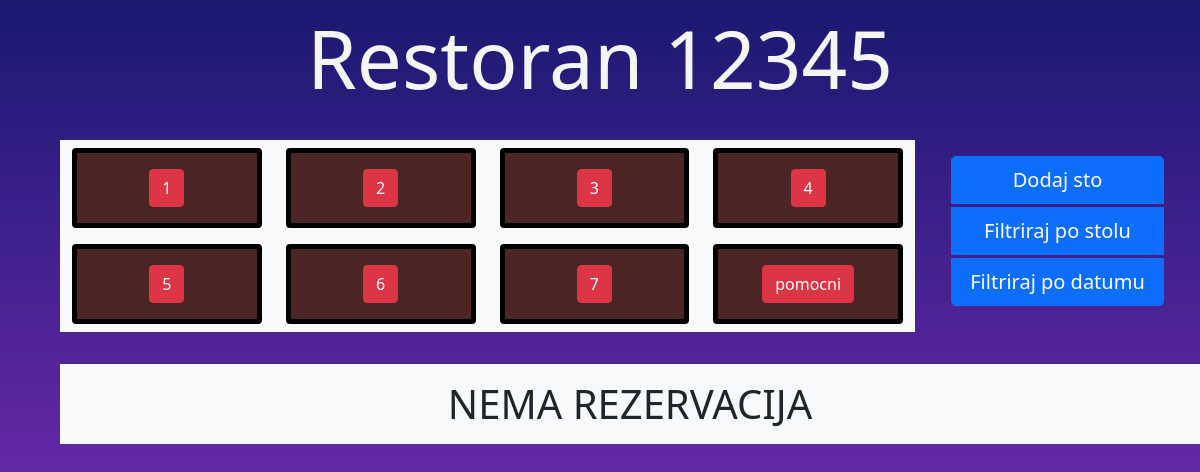
The page /home.php (signed in) on the database its author committed.
### tables this page shows
CREATE TABLE `stolovi` (
  `stoID` int(16) NOT NULL,
  `naziv` varchar(64) NOT NULL,
  `brMesta` int(8) NOT NULL
);

### model/stolovi.php (called while the page is built, shortened)
<?php
class Stolovi {
    public static function getAll(mysqli $conn)
    {
        $q = "SELECT * FROM stolovi";
        return $conn->query($q);
    }
}
?>

### home.php (the view, shortened to what this page needs)
<?php
require "dbBroker.php";
require "model/stolovi.php";
$resultSto = Stolovi::getAll($conn);
?>
<!DOCTYPE html>
<html lang="en">
<head>
    <link href="https://cdn.jsdelivr.net/npm/bootstrap@5.0.2/dist/css/bootstrap.min.css" rel="stylesheet">
    <link rel="stylesheet" href="css/style.css">
</head>
<body>
    <div class="container text-center">
        <h1 style="color:whitesmoke" class="display-1">Restoran 12345</h1>
    </div>
    <div class="container-fluid">
        <div class="row ms-5 pt-3 justify-content-lg-center">
            <div class="col-lg-9 border-4 bg-light rounded-5">
                <div class="row">
                    <?php
                        while ($redSto = $resultSto->fetch_array()) {
                    ?>
                    <div class="col-lg-3 mt-2 mb-2">
                        <div class="card d-flex">
                            <div class="card-body align-items-center d-flex justify-content-center">
                                <button type="button" id="<?php echo $redSto["naziv"]?>" onClick="reply_click(this.id)" class="btn btn-danger nazivSto" data-bs-toggle="modal" data-bs-target="#staticBackdrop">
                                        <?php echo $redSto["naziv"];
                                        ?>
                                </button>
                            </div>
                        </div>
                    </div>
                    <?php } ?>
                </div>
            </div>
            <div class="col pt-3">
                <div class="container-fluid">
                    <div class="d-grid gap-2 col mx-auto">
                    <div class="btn-group-vertical" role="group" aria-label="Basic example">
                        <button type="button" class="btn btn-primary mb-1 btn-lg">Dodaj sto</button>
                        <button type="button" class="btn btn-primary mb-1 btn-lg">Filtriraj po stolu</button>
                        <button type="button" class="btn btn-primary mb-1 btn-lg">Filtriraj po datumu</button>
                    </div>
                    </div>
                </div>
            </div>
            </div>
        </div>
        <div class="row ms-5 pt-3">
            <div class="col">
                <div class="container bg-light mt-3 ">
                    <?php if(empty($redRez)){ ?>
                        <div class="text-center fs-1 " ><?php echo "NEMA REZERVACIJA" ?></div>
                    <?php
                        }
                        ?>
                </div>
            </div>
            </div>
</body>
</html>

### css/style.css (style rules this page uses)
html, body { height: 100%; }
body { background-image: linear-gradient(to bottom, #191970, #9932cc ); }
.card { border: 5px solid black !important; }
.container { padding: 10px; }
.card.d-flex { background-color: rgb(77, 37, 37); color:whitesmoke; text-align: center; }

### rows shown on the page
stolovi: naziv "1"
stolovi: naziv "2"
stolovi: naziv "3"
stolovi: naziv "4"
stolovi: naziv "5"
stolovi: naziv "6"
stolovi: naziv "7"
stolovi: naziv "pomocni"
